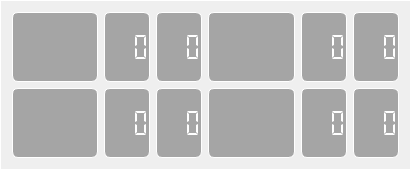
   <widget class="QGroupBox" name="groupBox">
    <property name="geometry">
     <rect>
      <x>620</x>
      <y>240</y>
      <width>411</width>
      <height>101</height>
     </rect>
    </property>
    <property name="font">
     <font>
      <family>Aharoni</family>
      <pointsize>8</pointsize>
      <weight>75</weight>
      <bold>true</bold>
     </font>
    </property>
    <property name="styleSheet">
     <string notr="true">border-width:1px;   
border-style:solid;
border-color: rgb(255,255,255);   
color:rgb(255,255,255);</string>
    </property>
    <property name="title">
     <string/>
    </property>
    <layout class="QGridLayout" name="gridLayout">
     <item row="0" column="1">
      <spacer name="horizontalSpacer_3">
       <property name="orientation">
        <enum>Qt::Horizontal</enum>
       </property>
       <property name="sizeHint" stdset="0">
        <size>
         <width>1</width>
         <height>20</height>
        </size>
       </property>
      </spacer>
     </item>
     <item row="0" column="2">
      <widget class="QLCDNumber" name="property1CoordationX">
       <property name="styleSheet">
        <string notr="true">border-radius:6px;
background-color: rgb(50, 50, 50, 100);
color: rgb(255, 255, 255);</string>
       </property>
       <property name="smallDecimalPoint">
        <bool>false</bool>
       </property>
       <property name="digitCount">
        <number>3</number>
       </property>
       <property name="segmentStyle">
        <enum>QLCDNumber::Flat</enum>
       </property>
      </widget>
     </item>
     <item row="0" column="7">
      <widget class="QLCDNumber" name="property2CoordationX">
       <property name="styleSheet">
        <string notr="true">border-radius:6px;
background-color: rgb(50, 50, 50, 100);
color: rgb(255, 255, 255);</string>
       </property>
       <property name="digitCount">
        <number>3</number>
       </property>
       <property name="segmentStyle">
        <enum>QLCDNumber::Flat</enum>
       </property>
      </widget>
     </item>
     <item row="0" column="9">
      <widget class="QLCDNumber" name="property2CoordationY">
       <property name="styleSheet">
        <string notr="true">border-radius:6px;
background-color: rgb(50, 50, 50, 100);
color: rgb(255, 255, 255);</string>
       </property>
       <property name="digitCount">
        <number>3</number>
       </property>
       <property name="segmentStyle">
        <enum>QLCDNumber::Flat</enum>
       </property>
      </widget>
     </item>
     <item row="1" column="1">
      <spacer name="horizontalSpacer_5">
       <property name="orientation">
        <enum>Qt::Horizontal</enum>
       </property>
       <property name="sizeHint" stdset="0">
        <size>
         <width>1</width>
         <height>20</height>
        </size>
       </property>
      </spacer>
     </item>
     <item row="1" column="2">
      <widget class="QLCDNumber" name="property3CoordationX">
       <property name="styleSheet">
        <string notr="true">border-radius:6px;
background-color: rgb(50, 50, 50, 100);
color: rgb(255, 255, 255);</string>
       </property>
       <property name="digitCount">
        <number>3</number>
       </property>
       <property name="segmentStyle">
        <enum>QLCDNumber::Flat</enum>
       </property>
      </widget>
     </item>
     <item row="1" column="3">
      <spacer name="horizontalSpacer_6">
       <property name="orientation">
        <enum>Qt::Horizontal</enum>
       </property>
       <property name="sizeHint" stdset="0">
        <size>
         <width>2</width>
         <height>20</height>
        </size>
       </property>
      </spacer>
     </item>
     <item row="1" column="5">
      <widget class="QTextBrowser" name="propertyShow4">
       <property name="styleSheet">
        <string notr="true">border-radius:6px;
background-color: rgb(50, 50, 50, 100);
color: rgb(255, 255, 255);</string>
       </property>
      </widget>
     </item>
     <item row="1" column="6">
      <spacer name="horizontalSpacer_9">
       <property name="orientation">
        <enum>Qt::Horizontal</enum>
       </property>
       <property name="sizeHint" stdset="0">
        <size>
         <width>1</width>
         <height>20</height>
        </size>
       </property>
      </spacer>
     </item>
     <item row="1" column="7">
      <widget class="QLCDNumber" name="property4CoordationX">
       <property name="styleSheet">
        <string notr="true">border-radius:6px;
background-color: rgb(50, 50, 50, 100);
color: rgb(255, 255, 255);</string>
       </property>
       <property name="digitCount">
        <number>3</number>
       </property>
       <property name="segmentStyle">
        <enum>QLCDNumber::Flat</enum>
       </property>
      </widget>
     </item>
     <item row="0" column="6">
      <spacer name="horizontalSpacer_8">
       <property name="orientation">
        <enum>Qt::Horizontal</enum>
       </property>
       <property name="sizeHint" stdset="0">
        <size>
         <width>1</width>
         <height>20</height>
        </size>
       </property>
      </spacer>
     </item>
     <item row="1" column="0">
      <widget class="QTextBrowser" name="propertyShow3">
       <property name="styleSheet">
        <string notr="true">border-radius:6px;
background-color: rgb(50, 50, 50, 100);
color: rgb(255, 255, 255);</string>
       </property>
      </widget>
     </item>
     <item row="0" column="3">
      <spacer name="horizontalSpacer_4">
       <property name="orientation">
        <enum>Qt::Horizontal</enum>
       </property>
       <property name="sizeHint" stdset="0">
        <size>
         <width>2</width>
         <height>20</height>
        </size>
       </property>
      </spacer>
     </item>
     <item row="1" column="4">
      <widget class="QLCDNumber" name="property3CoordationY">
       <property name="styleSheet">
        <string notr="true">border-radius:6px;
background-color: rgb(50, 50, 50, 100);
color: rgb(255, 255, 255);</string>
       </property>
       <property name="digitCount">
        <number>3</number>
       </property>
       <property name="segmentStyle">
        <enum>QLCDNumber::Flat</enum>
       </property>
      </widget>
     </item>
     <item row="0" column="4">
      <widget class="QLCDNumber" name="property1CoordationY">
       <property name="styleSheet">
        <string notr="true">border-radius:6px;
background-color: rgb(50, 50, 50, 100);
color: rgb(255, 255, 255);</string>
       </property>
       <property name="digitCount">
        <number>3</number>
       </property>
       <property name="segmentStyle">
        <enum>QLCDNumber::Flat</enum>
       </property>
      </widget>
     </item>
     <item row="0" column="5">
      <widget class="QTextBrowser" name="propertyShow2">
       <property name="sizePolicy">
        <sizepolicy hsizetype="Expanding" vsizetype="Expanding">
         <horstretch>0</horstretch>
         <verstretch>0</verstretch>
        </sizepolicy>
       </property>
       <property name="styleSheet">
        <string notr="true">border-radius:6px;
background-color: rgb(50, 50, 50, 100);
color: rgb(255, 255, 255);</string>
       </property>
      </widget>
     </item>
     <item row="1" column="8">
      <spacer name="horizontalSpacer_10">
       <property name="orientation">
        <enum>Qt::Horizontal</enum>
       </property>
       <property name="sizeHint" stdset="0">
        <size>
         <width>1</width>
         <height>20</height>
        </size>
       </property>
      </spacer>
     </item>
     <item row="0" column="8">
      <spacer name="horizontalSpacer_7">
       <property name="orientation">
        <enum>Qt::Horizontal</enum>
       </property>
       <property name="sizeHint" stdset="0">
        <size>
         <width>1</width>
         <height>20</height>
        </size>
       </property>
      </spacer>
     </item>
     <item row="1" column="9">
      <widget class="QLCDNumber" name="property4CoordationY">
       <property name="styleSheet">
        <string notr="true">border-radius:6px;
background-color: rgb(50, 50, 50, 100);
color: rgb(255, 255, 255);</string>
       </property>
       <property name="digitCount">
        <number>3</number>
       </property>
       <property name="segmentStyle">
        <enum>QLCDNumber::Flat</enum>
       </property>
      </widget>
     </item>
     <item row="0" column="0">
      <widget class="QTextBrowser" name="propertyShow1">
       <property name="sizePolicy">
        <sizepolicy hsizetype="Preferred" vsizetype="Expanding">
         <horstretch>0</horstretch>
         <verstretch>0</verstretch>
        </sizepolicy>
       </property>
       <property name="styleSheet">
        <string notr="true">border-radius:6px;
background-color: rgb(50, 50, 50, 100);
color: rgb(255, 255, 255);</string>
       </property>
      </widget>
     </item>
    </layout>
   </widget>
